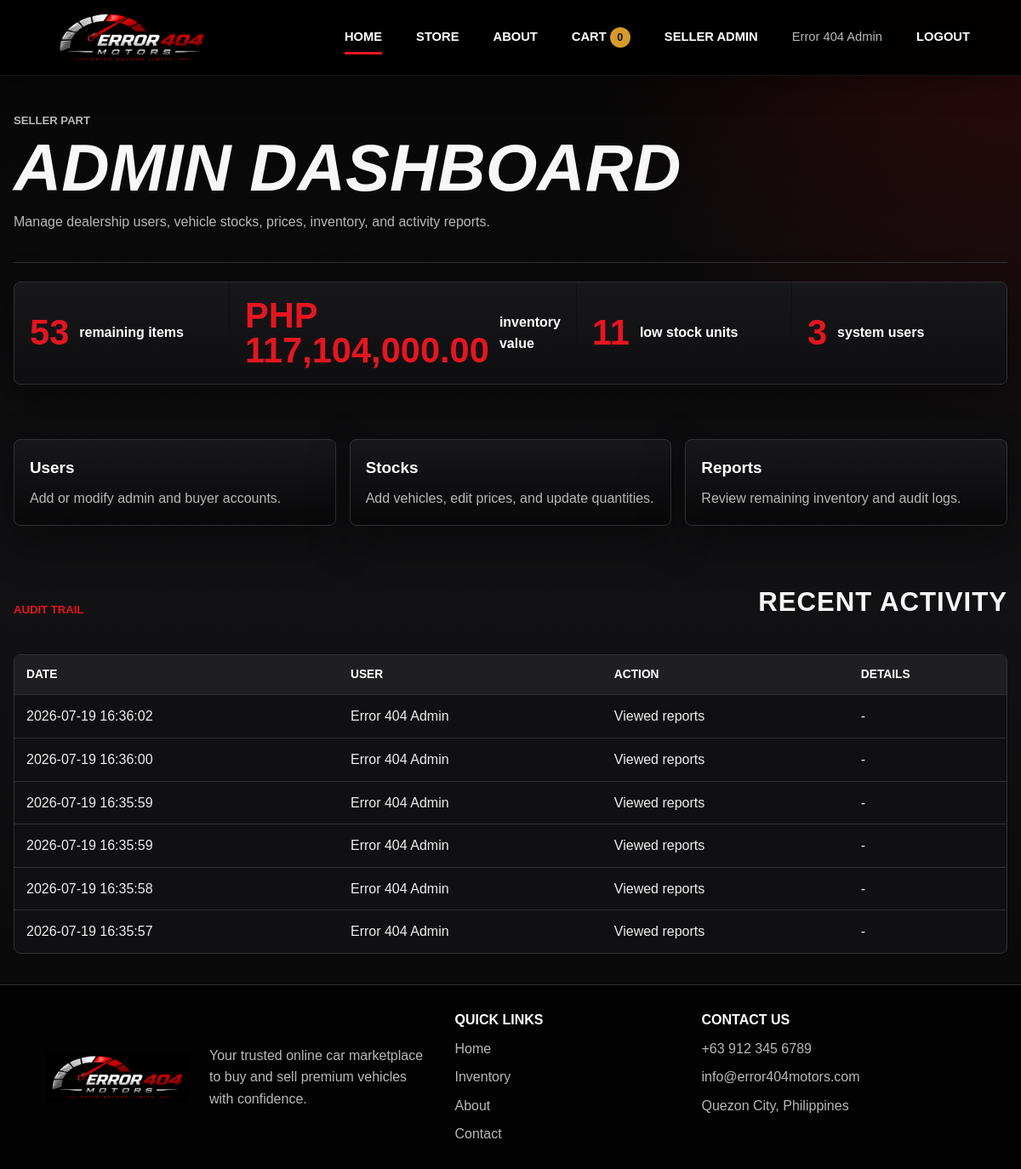
The app's page /error404motors/admin/index.php (signed in) with its own data.
### tables this page shows
CREATE TABLE `users` (
  `id` int(11) NOT NULL,
  `complete_name` varchar(120) NOT NULL,
  `email` varchar(160) NOT NULL,
  `password_hash` varchar(255) NOT NULL,
  `complete_address` text NOT NULL,
  `contact_numbers` varchar(80) NOT NULL,
  `role` enum('buyer','admin') NOT NULL DEFAULT 'buyer',
  `email_verified` tinyint(1) NOT NULL DEFAULT 0,
  `confirmation_token` varchar(128) DEFAULT NULL,
  `status` enum('active','disabled') NOT NULL DEFAULT 'active',
  `created_at` datetime NOT NULL,
  `updated_at` datetime NOT NULL
);

CREATE TABLE `audit_logs` (
  `id` int(11) NOT NULL,
  `user_id` int(11) DEFAULT NULL,
  `action` varchar(120) NOT NULL,
  `table_name` varchar(80) DEFAULT NULL,
  `record_id` int(11) DEFAULT NULL,
  `details` text DEFAULT NULL,
  `ip_address` varchar(45) DEFAULT NULL,
  `created_at` datetime NOT NULL
);

### error404motors/includes/functions.php (called while the page is built, shortened)
<?php
function db(): PDO
{
    static $pdo = null;
    if ($pdo instanceof PDO) {
        return $pdo;
    }
    $dsn = 'mysql:host=' . DB_HOST . ';dbname=' . DB_NAME . ';charset=utf8mb4';
    $pdo = new PDO($dsn, DB_USER, DB_PASS, [
        PDO::ATTR_ERRMODE => PDO::ERRMODE_EXCEPTION,
        PDO::ATTR_DEFAULT_FETCH_MODE => PDO::FETCH_ASSOC,
        PDO::ATTR_EMULATE_PREPARES => false,
    ]);
    return $pdo;
}
function h($value): string
{
    return htmlspecialchars((string) $value, ENT_QUOTES, 'UTF-8');
}
function app_base_path(): string
{
    $script = str_replace('\\', '/', $_SERVER['SCRIPT_NAME'] ?? '');
    $base = preg_replace('#/[^/]*$#', '', $script) ?: '';
    if (substr($base, -6) === '/admin') {
        $base = substr($base, 0, -6);
    }
    return $base === '/' ? '' : $base;
}
function url_for(string $path = ''): string
{
    return app_base_path() . '/' . ltrim($path, '/');
}
function current_user(): ?array
{
    static $cachedId = null;
    static $cachedUser = null;
    if ($cachedId === $_SESSION['user_id']) {
        return $cachedUser;
    }
    try {
        $stmt = db()->prepare('SELECT * FROM users WHERE id = ? LIMIT 1');
        $stmt->execute([$_SESSION['user_id']]);
        $cachedUser = $stmt->fetch() ?: null;
        $cachedId = $_SESSION['user_id'];
    } catch (Throwable) {
        return null;
    }
    return $cachedUser;
}
function require_login(): array
{
    $user = current_user();
    return $user;
}
function require_admin(): array
{
    $user = require_login();
    return $user;
}
function format_audit_details($details): string
{
    $text = trim((string) $details);
    if ($text === '') {
        return '-';
    }
    $formatted = [];
    return implode(', ', $formatted);
}
function format_peso($amount): string
{
    return 'PHP ' . number_format((float) $amount, 2);
}
function cart_count(): int
{
    return array_sum($_SESSION['cart'] ?? []);
}

### error404motors/admin/index.php (the view, shortened to what this page needs)
<?php
require_once __DIR__ . '/../includes/functions.php';
$admin = require_admin();
$stats = [
    'stock' => 0,
    'value' => 0,
    'low_stock' => 0,
    'users' => 0,
];
$recentLogs = [];
try {
    $stats['stock'] = (int) db()->query('SELECT COALESCE(SUM(stock_quantity), 0) FROM products')->fetchColumn();
    $stats['value'] = (float) db()->query('SELECT COALESCE(SUM(stock_quantity * price), 0) FROM products')->fetchColumn();
    $stats['low_stock'] = (int) db()->query('SELECT COUNT(*) FROM products WHERE stock_quantity <= 2')->fetchColumn();
    $stats['users'] = (int) db()->query('SELECT COUNT(*) FROM users')->fetchColumn();
    $recentLogs = db()->query(
        'SELECT a.*, u.complete_name
         FROM audit_logs a
         LEFT JOIN users u ON u.id = a.user_id
         ORDER BY a.created_at DESC
         LIMIT 6'
    )->fetchAll();
} catch (Throwable $error) {
    flash('error', 'Admin dashboard failed to load: ' . $error->getMessage());
}
require_once __DIR__ . '/../includes/header.php';
?>
<section class="page-title admin-title">
    <p class="eyebrow">Seller part</p>
    <h1>Admin Dashboard</h1>
    <p>Manage dealership users, vehicle stocks, prices, inventory, and activity reports.</p>
</section>
<section class="metric-band admin-metrics">
    <div><strong><?= h($stats['stock']) ?></strong><span>remaining items</span></div>
    <div><strong><?= h(format_peso($stats['value'])) ?></strong><span>inventory value</span></div>
    <div><strong><?= h($stats['low_stock']) ?></strong><span>low stock units</span></div>
    <div><strong><?= h($stats['users']) ?></strong><span>system users</span></div>
</section>
<section class="section admin-grid">
    <a class="admin-action" href="<?= h(url_for('admin/users.php')) ?>">
        <strong>Users</strong>
        <span>Add or modify admin and buyer accounts.</span>
    </a>
    <a class="admin-action" href="<?= h(url_for('admin/products.php')) ?>">
        <strong>Stocks</strong>
        <span>Add vehicles, edit prices, and update quantities.</span>
    </a>
    <a class="admin-action" href="<?= h(url_for('admin/reports.php')) ?>">
        <strong>Reports</strong>
        <span>Review remaining inventory and audit logs.</span>
    </a>
</section>
<section class="section">
    <div class="section-heading">
        <p class="eyebrow">Audit trail</p>
        <h2>Recent activity</h2>
    </div>
    <div class="table-wrap">
        <table>
            <thead>
                <tr>
                    <th>Date</th>
                    <th>User</th>
                    <th>Action</th>
                    <th>Details</th>
                </tr>
            </thead>
            <tbody>
                <?php foreach ($recentLogs as $log): ?>
                    <tr>
                        <td><?= h($log['created_at']) ?></td>
                        <td><?= h($log['complete_name'] ?? 'System') ?></td>
                        <td><?= h($log['action']) ?></td>
                        <td><?= h(format_audit_details($log['details'])) ?></td>
                    </tr>
                <?php endforeach; ?>
            </tbody>
        </table>
    </div>
</section>
<?php require_once __DIR__ . '/../includes/footer.php'; ?>

### error404motors/includes/header.php (shortened to what this page needs)
<?php
$user = current_user();
$currentPage = basename($_SERVER['PHP_SELF']);
$stylesPath = __DIR__ . '/../assets/styles.css';
$stylesVersion = is_file($stylesPath) ? (string) filemtime($stylesPath) : '1';
?>
<!doctype html>
<html lang="en">
<head>
    <link rel="stylesheet" href="<?= h(url_for('assets/styles.css') . '?v=' . $stylesVersion) ?>">
</head>
<body>
<header class="site-header">
    <a class="brand" href="<?= h(url_for('index.php')) ?>" aria-label="<?= h(APP_NAME) ?>">
        <img class="brand-logo" src="<?= h(url_for('assets/logo.png')) ?>" alt="<?= h(APP_NAME) ?> logo">
    </a>
    <nav class="main-nav" data-main-nav>
        <a class="<?= $currentPage === 'index.php' ? 'active' : '' ?>" href="<?= h(url_for('index.php')) ?>">Home</a>
        <a class="<?= $currentPage === 'store.php' ? 'active' : '' ?>" href="<?= h(url_for('store.php')) ?>">Store</a>
        <a class="<?= $currentPage === 'about.php' ? 'active' : '' ?>" href="<?= h(url_for('about.php')) ?>">About</a>
        <a class="<?= $currentPage === 'cart.php' ? 'active' : '' ?>" href="<?= h(url_for('cart.php')) ?>">Cart <span class="pill"><?= cart_count() ?></span></a>
        <?php if ($user && $user['role'] === 'admin'): ?>
            <a href="<?= h(url_for('admin/index.php')) ?>">Seller Admin</a>
        <?php endif; ?>
        <?php if ($user): ?>
            <span class="nav-user"><?= h($user['complete_name']) ?></span>
            <a href="<?= h(url_for('logout.php')) ?>">Logout</a>
        <?php else: ?>
            <a class="nav-button outline <?= $currentPage === 'login.php' ? 'active' : '' ?>" href="<?= h(url_for('login.php')) ?>">Login</a>
            <a class="button small" href="<?= h(url_for('register.php')) ?>">Register</a>
        <?php endif; ?>
    </nav>
</header>
<main>

### error404motors/includes/footer.php (shortened to what this page needs)
    </main>
    <footer class="site-footer">
        <div class="footer-brand">
            <img src="<?= h(url_for('assets/logo.png')) ?>" alt="<?= h(APP_NAME) ?> logo">
            <span>Your trusted online car marketplace to buy and sell premium vehicles with confidence.</span>
        </div>
        <div class="footer-links">
            <strong>Quick Links</strong>
            <a href="<?= h(url_for('index.php')) ?>">Home</a>
            <a href="<?= h(url_for('store.php')) ?>">Inventory</a>
            <a href="<?= h(url_for('about.php')) ?>">About</a>
            <a href="<?= h(url_for('about.php')) ?>#contact">Contact</a>
        </div>
        <div class="footer-links" id="contact">
            <strong>Contact Us</strong>
            <span>+63 912 345 6789</span>
            <span>info@error404motors.com</span>
            <span>Quezon City, Philippines</span>
        </div>
    </footer>
</body>
</html>

### records on screen
users: complete_name "Error 404 Admin"
audit_logs: created_at "2026-07-19 16:36:02", user.complete_name "Error 404 Admin", action "Viewed reports", details "-"
audit_logs: created_at "2026-07-19 16:36:00", user.complete_name "Error 404 Admin", action "Viewed reports", details "-"
audit_logs: created_at "2026-07-19 16:35:59", user.complete_name "Error 404 Admin", action "Viewed reports", details "-"
audit_logs: created_at "2026-07-19 16:35:59", user.complete_name "Error 404 Admin", action "Viewed reports", details "-"
audit_logs: created_at "2026-07-19 16:35:58", user.complete_name "Error 404 Admin", action "Viewed reports", details "-"
audit_logs: created_at "2026-07-19 16:35:57", user.complete_name "Error 404 Admin", action "Viewed reports", details "-"

### other values on screen
cart_count() "0"
$stats['stock'] "53"
format_peso($stats['value']) "PHP 117,104,000.00"
$stats['low_stock'] "11"
$stats['users'] "3"
